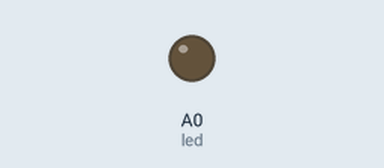
Simulated run of this sketch. Board: Arduino Uno, built with avr-gcc and run on an emulated ATmega328P. Shown: output pins drawn as LEDs (lit = HIGH).

Above: at 0.6 s.
At 5.2 s:
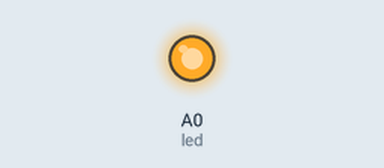
Timing chart, 0 to 7.0 s (numbered marks = the images above):
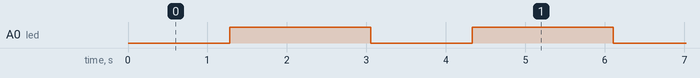

The sketch:

TES_LED_ON.ino
```cpp
int led = A0;

void setup() {
  // put your setup code here, to run once:
  pinMode(led, OUTPUT);

  Serial.begin(9600);
}

void fadeIn(int led, int delayT){
  for(int i = 0; i < 255; i++){
    analogWrite(led, i);
    delay(delayT);
  }
}

void pwm(int led, int count){
  while (count < 2000){
    digitalWrite(led, HIGH);
    delay(500);
    digitalWrite(led, LOW);
    delay(500);
    count++;
  }
}

void loop() {
  // put your main code here, to run repeatedly:
  int count = 0;
  fadeIn(led, 10);
  delay(500);
  //pwm(led, count);
  //digitalWrite(led, HIGH);

}
```

Measured:
- by itself, A0 (led): alternates HIGH for 1.8 s and LOW for 1.3 s
